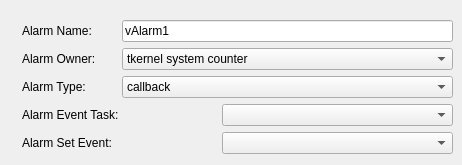
     <widget class="QWidget" name="tabAlm">
      <attribute name="title">
       <string>Alarm</string>
      </attribute>
      <widget class="QWidget" name="">
       <property name="geometry">
        <rect>
         <x>22</x>
         <y>20</y>
         <width>431</width>
         <height>136</height>
        </rect>
       </property>
       <layout class="QGridLayout" name="gridLayout_3">
        <item row="0" column="0">
         <widget class="QLabel" name="label_19">
          <property name="enabled">
           <bool>true</bool>
          </property>
          <property name="frameShape">
           <enum>QFrame::NoFrame</enum>
          </property>
          <property name="text">
           <string>&lt;html&gt;&lt;head/&gt;&lt;body&gt;&lt;p&gt;Alarm Name:&lt;/p&gt;&lt;/body&gt;&lt;/html&gt;</string>
          </property>
         </widget>
        </item>
        <item row="0" column="1" colspan="2">
         <widget class="QLineEdit" name="leAlarmName">
          <property name="enabled">
           <bool>true</bool>
          </property>
          <property name="minimumSize">
           <size>
            <width>231</width>
            <height>0</height>
           </size>
          </property>
          <property name="text">
           <string>vAlarm1</string>
          </property>
         </widget>
        </item>
        <item row="1" column="0">
         <widget class="QLabel" name="label_24">
          <property name="text">
           <string>&lt;html&gt;&lt;head/&gt;&lt;body&gt;&lt;p&gt;Alarm Owner:&lt;/p&gt;&lt;/body&gt;&lt;/html&gt;</string>
          </property>
         </widget>
        </item>
        <item row="1" column="1" colspan="2">
         <widget class="QComboBox" name="cmbxAlarmOwner">
          <property name="minimumSize">
           <size>
            <width>231</width>
            <height>0</height>
           </size>
          </property>
          <property name="toolTip">
           <string>&lt;!DOCTYPE HTML PUBLIC &quot;-//W3C//DTD HTML 4.0//EN&quot; &quot;http://www.w3.org/TR/REC-html40/strict.dtd&quot;&gt;
&lt;html&gt;&lt;head&gt;&lt;meta name=&quot;qrichtext&quot; content=&quot;1&quot; /&gt;&lt;style type=&quot;text/css&quot;&gt;
p, li { white-space: pre-wrap; }
&lt;/style&gt;&lt;/head&gt;&lt;body style=&quot; font-family:'Monospace'; font-size:12pt; font-weight:400; font-style:normal;&quot;&gt;
&lt;table border=&quot;0&quot; style=&quot;-qt-table-type: root; margin-top:4px; margin-bottom:4px; margin-left:4px; margin-right:4px;&quot;&gt;
&lt;tr&gt;
&lt;td style=&quot;border: none;&quot;&gt;
&lt;p style=&quot;-qt-paragraph-type:empty; margin-top:0px; margin-bottom:0px; margin-left:0px; margin-right:0px; -qt-block-indent:0; text-indent:0px;&quot;&gt;&lt;br /&gt;&lt;/p&gt;&lt;/td&gt;&lt;/tr&gt;&lt;/table&gt;&lt;/body&gt;&lt;/html&gt;</string>
          </property>
          <item>
           <property name="text">
            <string>tkernel system counter</string>
           </property>
          </item>
         </widget>
        </item>
        <item row="2" column="0">
         <widget class="QLabel" name="label_20">
          <property name="text">
           <string>&lt;html&gt;&lt;head/&gt;&lt;body&gt;&lt;p&gt;Alarm Type:&lt;/p&gt;&lt;/body&gt;&lt;/html&gt;</string>
          </property>
         </widget>
        </item>
        <item row="2" column="1" colspan="2">
         <widget class="QComboBox" name="cmbxAlarmType">
          <property name="minimumSize">
           <size>
            <width>231</width>
            <height>0</height>
           </size>
          </property>
          <property name="toolTip">
           <string>&lt;!DOCTYPE HTML PUBLIC &quot;-//W3C//DTD HTML 4.0//EN&quot; &quot;http://www.w3.org/TR/REC-html40/strict.dtd&quot;&gt;
&lt;html&gt;&lt;head&gt;&lt;meta name=&quot;qrichtext&quot; content=&quot;1&quot; /&gt;&lt;style type=&quot;text/css&quot;&gt;
p, li { white-space: pre-wrap; }
&lt;/style&gt;&lt;/head&gt;&lt;body style=&quot; font-family:'Monospace'; font-size:12pt; font-weight:400; font-style:normal;&quot;&gt;
&lt;table border=&quot;0&quot; style=&quot;-qt-table-type: root; margin-top:4px; margin-bottom:4px; margin-left:4px; margin-right:4px;&quot;&gt;
&lt;tr&gt;
&lt;td style=&quot;border: none;&quot;&gt;
&lt;p style=&quot; margin-top:0px; margin-bottom:0px; margin-left:0px; margin-right:0px; -qt-block-indent:0; text-indent:0px;&quot;&gt;配置GaInOS报警器的类型&lt;/p&gt;&lt;/td&gt;&lt;/tr&gt;&lt;/table&gt;&lt;/body&gt;&lt;/html&gt;</string>
          </property>
          <item>
           <property name="text">
            <string>callback</string>
           </property>
          </item>
          <item>
           <property name="text">
            <string>task</string>
           </property>
          </item>
          <item>
           <property name="text">
            <string>event</string>
           </property>
          </item>
         </widget>
        </item>
        <item row="3" column="0" colspan="2">
         <widget class="QLabel" name="lblAlarmTask">
          <property name="text">
           <string>&lt;html&gt;&lt;head/&gt;&lt;body&gt;&lt;p&gt;Alarm Event Task:&lt;/p&gt;&lt;/body&gt;&lt;/html&gt;</string>
          </property>
         </widget>
        </item>
        <item row="3" column="2">
         <widget class="QComboBox" name="cmbxAlarmTask">
          <property name="minimumSize">
           <size>
            <width>231</width>
            <height>0</height>
           </size>
          </property>
          <property name="toolTip">
           <string>&lt;!DOCTYPE HTML PUBLIC &quot;-//W3C//DTD HTML 4.0//EN&quot; &quot;http://www.w3.org/TR/REC-html40/strict.dtd&quot;&gt;
&lt;html&gt;&lt;head&gt;&lt;meta name=&quot;qrichtext&quot; content=&quot;1&quot; /&gt;&lt;style type=&quot;text/css&quot;&gt;
p, li { white-space: pre-wrap; }
&lt;/style&gt;&lt;/head&gt;&lt;body style=&quot; font-family:'Monospace'; font-size:12pt; font-weight:400; font-style:normal;&quot;&gt;
&lt;table border=&quot;0&quot; style=&quot;-qt-table-type: root; margin-top:4px; margin-bottom:4px; margin-left:4px; margin-right:4px;&quot;&gt;
&lt;tr&gt;
&lt;td style=&quot;border: none;&quot;&gt;
&lt;p style=&quot;-qt-paragraph-type:empty; margin-top:0px; margin-bottom:0px; margin-left:0px; margin-right:0px; -qt-block-indent:0; text-indent:0px;&quot;&gt;&lt;br /&gt;&lt;/p&gt;&lt;/td&gt;&lt;/tr&gt;&lt;/table&gt;&lt;/body&gt;&lt;/html&gt;</string>
          </property>
         </widget>
        </item>
        <item row="4" column="0" colspan="2">
         <widget class="QLabel" name="label_23">
          <property name="text">
           <string>&lt;html&gt;&lt;head/&gt;&lt;body&gt;&lt;p&gt;Alarm Set Event:&lt;/p&gt;&lt;/body&gt;&lt;/html&gt;</string>
          </property>
         </widget>
        </item>
        <item row="4" column="2">
         <widget class="QComboBox" name="cmbxAlarmEvent">
          <property name="minimumSize">
           <size>
            <width>231</width>
            <height>0</height>
           </size>
          </property>
          <property name="toolTip">
           <string>&lt;!DOCTYPE HTML PUBLIC &quot;-//W3C//DTD HTML 4.0//EN&quot; &quot;http://www.w3.org/TR/REC-html40/strict.dtd&quot;&gt;
&lt;html&gt;&lt;head&gt;&lt;meta name=&quot;qrichtext&quot; content=&quot;1&quot; /&gt;&lt;style type=&quot;text/css&quot;&gt;
p, li { white-space: pre-wrap; }
&lt;/style&gt;&lt;/head&gt;&lt;body style=&quot; font-family:'Monospace'; font-size:12pt; font-weight:400; font-style:normal;&quot;&gt;
&lt;table border=&quot;0&quot; style=&quot;-qt-table-type: root; margin-top:4px; margin-bottom:4px; margin-left:4px; margin-right:4px;&quot;&gt;
&lt;tr&gt;
&lt;td style=&quot;border: none;&quot;&gt;
&lt;p style=&quot;-qt-paragraph-type:empty; margin-top:0px; margin-bottom:0px; margin-left:0px; margin-right:0px; -qt-block-indent:0; text-indent:0px;&quot;&gt;&lt;br /&gt;&lt;/p&gt;&lt;/td&gt;&lt;/tr&gt;&lt;/table&gt;&lt;/body&gt;&lt;/html&gt;</string>
          </property>
         </widget>
        </item>
       </layout>
      </widget>
     </widget>
